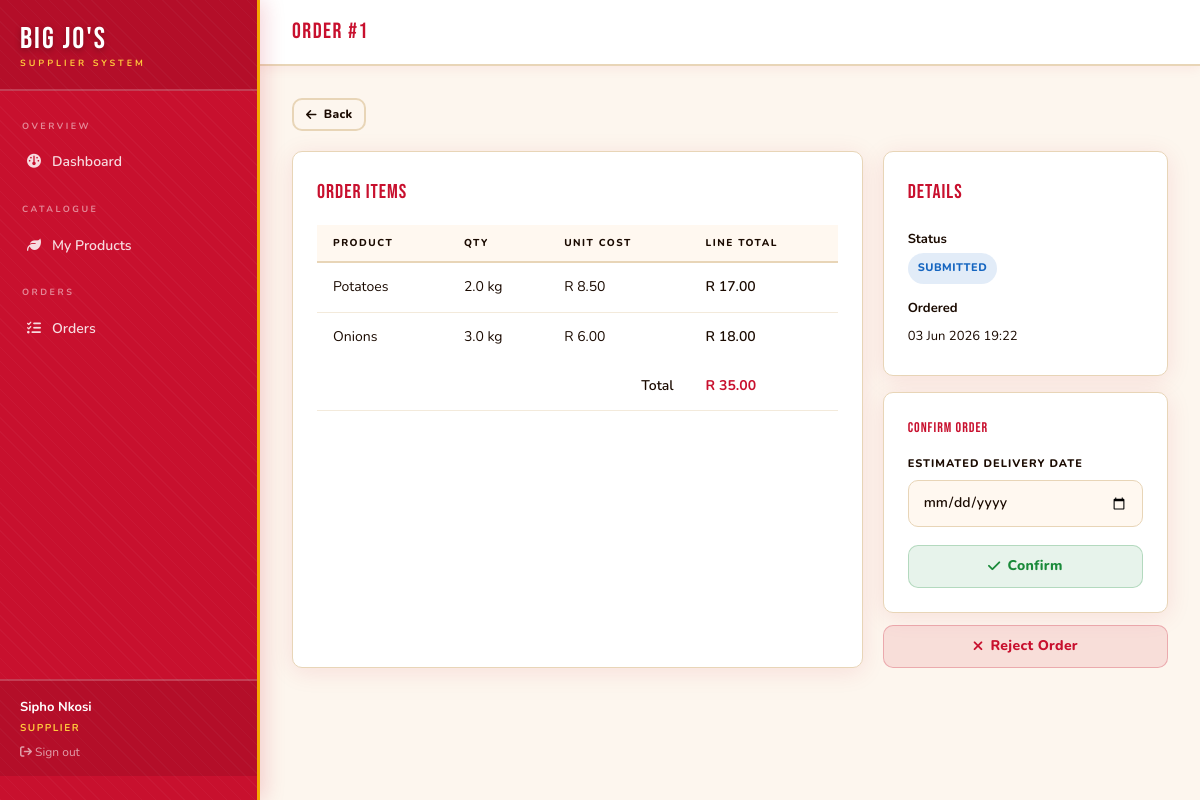
The app's page /supplier/orders/1 (signed in) with its own data.
### app/models/__init__.py (models this page shows, shortened)
class User(UserMixin, db.Model):
    __tablename__ = 'user'
    id = db.Column(db.Integer, primary_key=True)
    name = db.Column(db.String(120), nullable=False)
    email = db.Column(db.String(120), unique=True, nullable=False)
    password_hash = db.Column(db.String(256), nullable=False)
    role = db.Column(db.String(20), nullable=False)  # manager / supplier / admin
    phone = db.Column(db.String(20))
    created_at = db.Column(db.DateTime, default=utc_now)
    supplier_profile = db.relationship('Supplier', backref='user', uselist=False)
    notifications = db.relationship('Notification', backref='user', lazy='dynamic')

class PurchaseOrder(db.Model):
    __tablename__ = 'purchase_order'
    id = db.Column(db.Integer, primary_key=True)
    manager_id = db.Column(db.Integer, db.ForeignKey('user.id'), nullable=False)
    supplier_id = db.Column(db.Integer, db.ForeignKey('supplier.id'), nullable=False)
    order_date = db.Column(db.DateTime, default=utc_now)
    delivery_date = db.Column(db.DateTime)
    status = db.Column(db.String(30), default='Pending')
    total_amount = db.Column(db.Float, default=0)
    notes = db.Column(db.Text)
    manager = db.relationship('User', backref='orders_placed', foreign_keys=[manager_id])
    lines = db.relationship('OrderLine', backref='order', lazy='dynamic', cascade='all, delete-orphan')
    payment = db.relationship('Payment', backref='order', uselist=False)

class OrderLine(db.Model):
    __tablename__ = 'order_line'
    id = db.Column(db.Integer, primary_key=True)
    order_id = db.Column(db.Integer, db.ForeignKey('purchase_order.id'), nullable=False)
    product_id = db.Column(db.Integer, db.ForeignKey('product.id'), nullable=False)
    quantity = db.Column(db.Float, nullable=False)
    agreed_unit_cost = db.Column(db.Float, nullable=False)
    @property
    def line_total(self):
        return self.quantity * self.agreed_unit_cost

class Product(db.Model):
    __tablename__ = 'product'
    id = db.Column(db.Integer, primary_key=True)
    supplier_id = db.Column(db.Integer, db.ForeignKey('supplier.id'), nullable=False)
    name = db.Column(db.String(120), nullable=False)
    category = db.Column(db.String(80))
    unit_cost = db.Column(db.Float, nullable=False)
    unit_of_measure = db.Column(db.String(20), default='kg')
    shelf_life_days = db.Column(db.Integer, default=7)
    available = db.Column(db.Boolean, default=True)
    inventory = db.relationship('Inventory', backref='product', uselist=False)
    order_lines = db.relationship('OrderLine', backref='product', lazy='dynamic')

### app/supplier/__init__.py (the view)
@bp.route('/orders/<int:order_id>', methods=['GET', 'POST'])
@supplier_required
def order_detail(order_id):
    supplier = get_supplier()
    order = PurchaseOrder.query.filter_by(
        id=order_id, supplier_id=supplier.id).first_or_404()
    form = OrderConfirmForm()
    return render_template('supplier/order_detail.html', order=order, form=form)

### app/forms/__init__.py
class OrderConfirmForm(FlaskForm):
    delivery_date = DateField('Estimated Delivery Date', validators=[DataRequired()])
    submit = SubmitField('Confirm Order')

### app/__init__.py (called while the page is built)
@login_manager.user_loader
def load_user(user_id):
    from app.models import User
    return db.session.get(User, int(user_id))

### app/supplier/__init__.py (called while the page is built)
def supplier_required(f):
    @wraps(f)
    def decorated(*args, **kwargs):
        if not current_user.is_authenticated or current_user.role != 'supplier':
            flash('Access restricted to suppliers.', 'danger')
            return redirect(url_for('auth.login'))
        return f(*args, **kwargs)
    return login_required(decorated)

def get_supplier():
    return Supplier.query.filter_by(user_id=current_user.id).first_or_404()

### app/templates/supplier/order_detail.html (shortened to what this page needs)
{% extends 'shared/dashboard_layout.html' %}
{% block page_title %}Order #{{ order.id }}{% endblock %}
{% block content %}
<div style="margin-bottom:20px;">
  <a href="{{ url_for('supplier.orders') }}" class="btn btn-outline btn-sm">
    <i class="fa-solid fa-arrow-left"></i> Back
  </a>
</div>
<div style="display:grid;grid-template-columns:2fr 1fr;gap:20px;">
  <div class="card">
    <div class="card-title">Order Items</div>
    <div class="table-wrap">
      <table>
        <thead><tr><th>Product</th><th>Qty</th><th>Unit Cost</th><th>Line Total</th></tr></thead>
        <tbody>
          {% for line in order.lines %}
          <tr>
            <td>{{ line.product.name }}</td>
            <td>{{ line.quantity }} {{ line.product.unit_of_measure }}</td>
            <td>R {{ "%.2f"|format(line.agreed_unit_cost) }}</td>
            <td style="font-weight:600;">R {{ "%.2f"|format(line.line_total) }}</td>
          </tr>
          {% endfor %}
        </tbody>
        <tfoot>
          <tr>
            <td colspan="3" style="text-align:right;font-weight:600;padding:12px 16px;">Total</td>
            <td style="font-weight:700;color:var(--accent);">R {{ "%.2f"|format(order.total_amount) }}</td>
          </tr>
        </tfoot>
      </table>
    </div>
  </div>
  <div>
    <div class="card" style="margin-bottom:16px;">
      <div class="card-title">Details</div>
      <div style="font-size:13px;color:var(--muted);line-height:2.2;">
        <div><strong style="color:var(--text);">Status</strong><br>
          <span class="pill pill-{{ order.status|lower }}">{{ order.status }}</span></div>
        <div style="margin-top:10px;"><strong style="color:var(--text);">Ordered</strong><br>
          {{ order.order_date.strftime('%d %b %Y %H:%M') }}</div>
      </div>
    </div>
    {% if order.status == 'Submitted' %}
    <div class="card" style="margin-bottom:12px;">
      <div class="card-title" style="font-size:14px;">Confirm Order</div>
      <form method="POST" action="{{ url_for('supplier.confirm_order', order_id=order.id) }}">
        <div class="form-group">
          <label class="form-label">Estimated Delivery Date</label>
          {{ form.delivery_date(class="form-control") }}
        </div>
        <button type="submit" class="btn btn-success" style="width:100%;justify-content:center;">
          <i class="fa-solid fa-check"></i> Confirm
        </button>
      </form>
    </div>
    <form method="POST" action="{{ url_for('supplier.reject_order', order_id=order.id) }}">
      <button type="submit" class="btn btn-danger" style="width:100%;justify-content:center;">
        <i class="fa-solid fa-xmark"></i> Reject Order
      </button>
    </form>
    {% endif %}
  </div>
</div>
{% endblock %}

### app/templates/shared/dashboard_layout.html (shortened to what this page needs)
{% extends 'base.html' %}
{% block body %}
<div class="flex min-h-screen bg-cream">
  <aside id="sidebar"
         class="fixed inset-y-0 left-0 z-50 flex w-[260px] -translate-x-full flex-col overflow-y-auto
                border-r-[3px] border-gold bg-brand pb-6
                shadow-[4px_0_20px_rgba(200,16,46,.18)] transition-transform duration-200 md:translate-x-0"
         style="background-image:repeating-linear-gradient(45deg,rgba(255,255,255,.03) 0px,rgba(255,255,255,.03) 1px,transparent 1px,transparent 10px)">
    <div class="border-b-2 border-white/20 bg-black/10 px-5 pb-[18px] pt-6">
      <div class="font-display text-[30px] leading-none tracking-[2px] text-white"
           style="text-shadow:0 2px 6px rgba(0,0,0,.3)">Big Jo's</div>
      <div class="mt-0.5 text-[9px] font-bold uppercase tracking-[3px] text-gold2">Supplier System</div>
    </div>
    <nav class="flex-1 space-y-0.5 px-3 py-4">
      {% if current_user.role in ('manager','admin') %}
      <div class="px-2.5 pb-1.5 pt-3 text-[9px] font-bold uppercase tracking-[2.5px] text-white/50">Overview</div>
      <a href="{{ url_for('manager.dashboard') }}"
         class="flex items-center gap-2.5 rounded-[10px] px-3.5 py-2.5 text-[14px] font-semibold transition-all duration-[180ms]
                {% if request.endpoint == 'manager.dashboard' %}bg-gold text-ink shadow-[0_3px_10px_rgba(245,168,0,.4)]
                {% else %}text-white/85 hover:bg-white/20 hover:text-white hover:translate-x-[3px]{% endif %}">
        <span class="w-4 text-center"><i class="fa-solid fa-gauge"></i></span> Dashboard
      </a>
      <div class="px-2.5 pb-1.5 pt-4 text-[9px] font-bold uppercase tracking-[2.5px] text-white/50">Procurement</div>
      <a href="{{ url_for('manager.suppliers') }}"
         class="flex items-center gap-2.5 rounded-[10px] px-3.5 py-2.5 text-[14px] font-semibold transition-all duration-[180ms]
                {% if 'suppliers' in request.endpoint %}bg-gold text-ink shadow-[0_3px_10px_rgba(245,168,0,.4)]
                {% else %}text-white/85 hover:bg-white/20 hover:text-white hover:translate-x-[3px]{% endif %}">
        <span class="w-4 text-center"><i class="fa-solid fa-truck"></i></span> Suppliers
      </a>
      <a href="{{ url_for('manager.orders') }}"
         class="flex items-center gap-2.5 rounded-[10px] px-3.5 py-2.5 text-[14px] font-semibold transition-all duration-[180ms]
                {% if 'orders' in request.endpoint %}bg-gold text-ink shadow-[0_3px_10px_rgba(245,168,0,.4)]
                {% else %}text-white/85 hover:bg-white/20 hover:text-white hover:translate-x-[3px]{% endif %}">
        <span class="w-4 text-center"><i class="fa-solid fa-file-invoice"></i></span> Purchase Orders
      </a>
      <a href="{{ url_for('manager.inventory') }}"
         class="flex items-center gap-2.5 rounded-[10px] px-3.5 py-2.5 text-[14px] font-semibold transition-all duration-[180ms]
                {% if 'inventory' in request.endpoint %}bg-gold text-ink shadow-[0_3px_10px_rgba(245,168,0,.4)]
                {% else %}text-white/85 hover:bg-white/20 hover:text-white hover:translate-x-[3px]{% endif %}">
        <span class="w-4 text-center"><i class="fa-solid fa-boxes-stacked"></i></span> Inventory
      </a>
      <div class="px-2.5 pb-1.5 pt-4 text-[9px] font-bold uppercase tracking-[2.5px] text-white/50">Finance</div>
      <a href="{{ url_for('manager.reports') }}"
         class="flex items-center gap-2.5 rounded-[10px] px-3.5 py-2.5 text-[14px] font-semibold transition-all duration-[180ms]
                {% if 'reports' in request.endpoint %}bg-gold text-ink shadow-[0_3px_10px_rgba(245,168,0,.4)]
                {% else %}text-white/85 hover:bg-white/20 hover:text-white hover:translate-x-[3px]{% endif %}">
        <span class="w-4 text-center"><i class="fa-solid fa-chart-line"></i></span> Reports
      </a>
      <a href="{{ url_for('manager.notifications') }}"
         class="flex items-center gap-2.5 rounded-[10px] px-3.5 py-2.5 text-[14px] font-semibold transition-all duration-[180ms]
                {% if 'notifications' in request.endpoint %}bg-gold text-ink shadow-[0_3px_10px_rgba(245,168,0,.4)]
                {% else %}text-white/85 hover:bg-white/20 hover:text-white hover:translate-x-[3px]{% endif %}">
        <span class="w-4 text-center"><i class="fa-solid fa-bell"></i></span> Notifications
      </a>
      {% elif current_user.role == 'supplier' %}
      <div class="px-2.5 pb-1.5 pt-3 text-[9px] font-bold uppercase tracking-[2.5px] text-white/50">Overview</div>
      <a href="{{ url_for('supplier.dashboard') }}"
         class="flex items-center gap-2.5 rounded-[10px] px-3.5 py-2.5 text-[14px] font-semibold transition-all duration-[180ms]
                {% if request.endpoint == 'supplier.dashboard' %}bg-gold text-ink shadow-[0_3px_10px_rgba(245,168,0,.4)]
                {% else %}text-white/85 hover:bg-white/20 hover:text-white hover:translate-x-[3px]{% endif %}">
        <span class="w-4 text-center"><i class="fa-solid fa-gauge"></i></span> Dashboard
      </a>
      <div class="px-2.5 pb-1.5 pt-4 text-[9px] font-bold uppercase tracking-[2.5px] text-white/50">Catalogue</div>
      <a href="{{ url_for('supplier.products') }}"
         class="flex items-center gap-2.5 rounded-[10px] px-3.5 py-2.5 text-[14px] font-semibold transition-all duration-[180ms]
                {% if 'products' in request.endpoint %}bg-gold text-ink shadow-[0_3px_10px_rgba(245,168,0,.4)]
                {% else %}text-white/85 hover:bg-white/20 hover:text-white hover:translate-x-[3px]{% endif %}">
        <span class="w-4 text-center"><i class="fa-solid fa-leaf"></i></span> My Products
      </a>
      <div class="px-2.5 pb-1.5 pt-4 text-[9px] font-bold uppercase tracking-[2.5px] text-white/50">Orders</div>
      <a href="{{ url_for('supplier.orders') }}"
         class="flex items-center gap-2.5 rounded-[10px] px-3.5 py-2.5 text-[14px] font-semibold transition-all duration-[180ms]
                {% if 'orders' in request.endpoint %}bg-gold text-ink shadow-[0_3px_10px_rgba(245,168,0,.4)]
                {% else %}text-white/85 hover:bg-white/20 hover:text-white hover:translate-x-[3px]{% endif %}">
        <span class="w-4 text-center"><i class="fa-solid fa-list-check"></i></span> Orders
      </a>
      {% endif %}
    </nav>
    <div class="border-t-2 border-white/20 bg-black/10 px-5 py-4 text-[13px]">
      <div class="font-bold text-white">{{ current_user.name }}</div>
      <div class="mt-0.5 text-[10px] font-bold uppercase tracking-[1.5px] text-gold2">{{ current_user.role }}</div>
      <a href="{{ url_for('auth.logout') }}" class="mt-2 block text-xs text-white/60 transition hover:text-white">
        <i class="fa-solid fa-arrow-right-from-bracket"></i> Sign out
      </a>
    </div>
  </aside>
  <div class="flex min-h-screen w-full flex-col md:ml-[260px]">
    <header class="sticky top-0 z-40 flex items-center justify-between border-b-2 border-warm
                   bg-white px-4 py-3.5 shadow-[0_2px_12px_rgba(200,16,46,.07)] md:px-8">
      <div class="flex items-center gap-3">
        <span class="font-display text-[22px] tracking-[1.5px] text-brand">
          {% block page_title %}{% endblock %}
        </span>
      </div>
        {% set unread = current_user.notifications.filter_by(is_read=False).count() %}
    </header>
    <main class="flex-1 p-8">
      {% block content %}{% endblock %}
    </main>
  </div>
</div>
{% endblock %}

### app/static/css/main.css (style rules this page uses)
:root { --bg: #fdf6ee; --surface: #ffffff; --surface2:#fff8f0; --border: #e8d5b7; --accent: #c8102e; --accent2: #e8192e; --gold: #f5a800; --gold2: #ffc93c; --green: #1a8a3a; --red: #c8102e; --blue: #1565c0; --text: #1a0a00; --muted: #1a0a00; }
.btn { display: inline-flex; align-items: center; gap: 7px; padding: 9px 20px; border-radius: 10px; font-family: 'Nunito', sans-serif; font-size: 14px; font-weight: 800; cursor: pointer; border: none; transition: all .18s; text-decoration: none; letter-spacing: .3px; }
.btn-outline { background: transparent; border: 2px solid #e8d5b7; color: #1a0a00; }
.btn-sm { padding: 5px 12px; font-size: 12px; }
.btn-danger { background: rgba(200,16,46,.1); color: #c8102e; border: 1.5px solid rgba(200,16,46,.25); }
.btn-success { background: rgba(26,138,58,.1); color: #1a8a3a; border: 1.5px solid rgba(26,138,58,.25); }
.card { background: #fff; border: 1.5px solid #e8d5b7; border-radius: 10px; padding: 24px; box-shadow: 0 4px 24px rgba(200,16,46,.10); }
.card-title { font-family: 'Bebas Neue', cursive; font-size: 20px; letter-spacing: 1px; margin-bottom: 16px; color: #c8102e; }
.form-group { margin-bottom: 18px; }
.form-label { display: block; font-size: 11px; font-weight: 800; text-transform: uppercase; letter-spacing: 1px; color: #1a0a00; margin-bottom: 7px; }
.form-control { width: 100%; background: #fff8f0; border: 1.5px solid #e8d5b7; border-radius: 10px; padding: 10px 14px; color: #1a0a00; font-family: 'Nunito', sans-serif; font-size: 14px; font-weight: 600; transition: border-color .18s, box-shadow .18s; }
.table-wrap { overflow-x: auto; }
table { width: 100%; border-collapse: collapse; font-size: 14px; }
thead tr { border-bottom: 2px solid #e8d5b7; background: #fff8f0; }
th { padding: 10px 16px; text-align: left; font-size: 10px; text-transform: uppercase; letter-spacing: 1.5px; color: #1a0a00; font-weight: 800; }
td { padding: 13px 16px; border-bottom: 1px solid rgba(232,213,183,.5); color: #1a0a00; }
tbody tr:last-child td { border-bottom: none; }
.pill { display: inline-flex; align-items: center; gap: 5px; padding: 3px 10px; border-radius: 20px; font-size: 11px; font-weight: 800; text-transform: uppercase; letter-spacing: .5px; }
.pill-submitted { background: rgba(21,101,192,.12); color: #1565c0; }

### records on screen
User: name "Sipho Nkosi", role "SUPPLIER"
PurchaseOrder: id "1", total_amount "35.00", status "SUBMITTED", order_date "03 Jun 2026 19:22"
OrderLine: product.name "Potatoes", quantity "2.0", product.unit_of_measure "kg", agreed_unit_cost "8.50", line_total "17.00"
OrderLine: product.name "Onions", quantity "3.0", product.unit_of_measure "kg", agreed_unit_cost "6.00", line_total "18.00"
